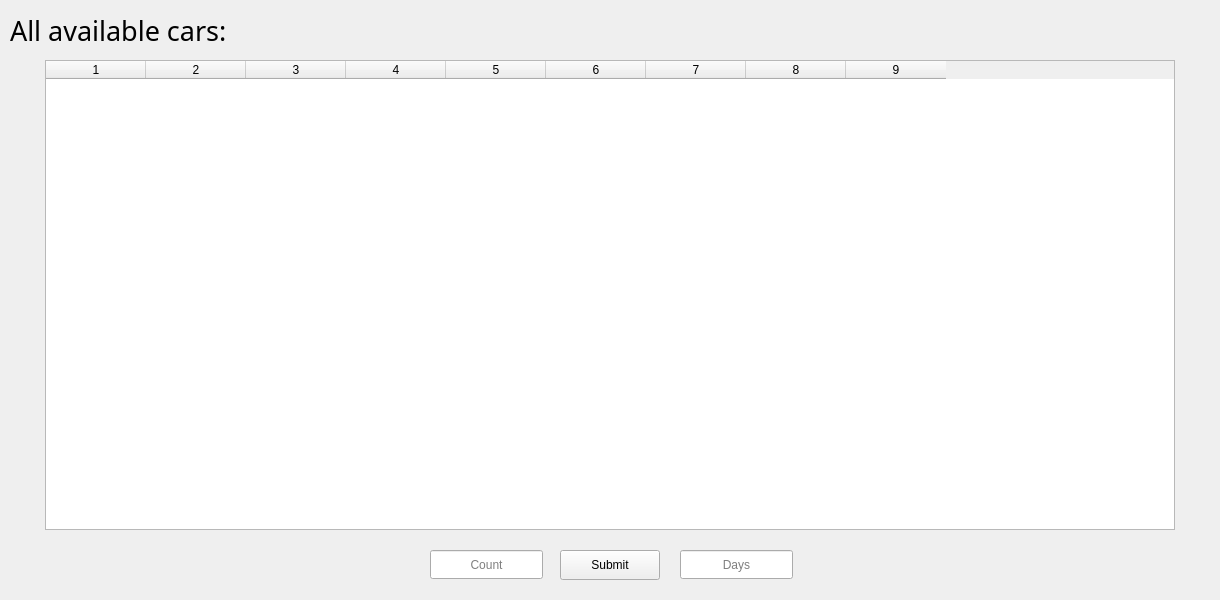
<?xml version="1.0" encoding="UTF-8"?>
<ui version="4.0">
 <class>CarsWindow</class>
 <widget class="QMainWindow" name="CarsWindow">
  <property name="geometry">
   <rect>
    <x>0</x>
    <y>0</y>
    <width>1220</width>
    <height>600</height>
   </rect>
  </property>
  <property name="windowTitle">
   <string>Cars</string>
  </property>
  <widget class="QWidget" name="centralwidget">
   <widget class="QTableWidget" name="cars_table">
    <property name="geometry">
     <rect>
      <x>45</x>
      <y>60</y>
      <width>1130</width>
      <height>470</height>
     </rect>
    </property>
    <property name="editTriggers">
     <set>QAbstractItemView::NoEditTriggers</set>
    </property>
    <property name="selectionMode">
     <enum>QAbstractItemView::SingleSelection</enum>
    </property>
    <property name="selectionBehavior">
     <enum>QAbstractItemView::SelectRows</enum>
    </property>
    <property name="horizontalScrollMode">
     <enum>QAbstractItemView::ScrollPerPixel</enum>
    </property>
    <property name="sortingEnabled">
     <bool>false</bool>
    </property>
    <property name="columnCount">
     <number>9</number>
    </property>
    <attribute name="verticalHeaderVisible">
     <bool>false</bool>
    </attribute>
    <column/>
    <column/>
    <column/>
    <column/>
    <column/>
    <column/>
    <column/>
    <column/>
    <column/>
   </widget>
   <widget class="QLabel" name="label">
    <property name="geometry">
     <rect>
      <x>10</x>
      <y>10</y>
      <width>301</width>
      <height>41</height>
     </rect>
    </property>
    <property name="font">
     <font>
      <family>Fira Sans</family>
      <pointsize>20</pointsize>
     </font>
    </property>
    <property name="text">
     <string>All available cars:</string>
    </property>
   </widget>
   <widget class="QPushButton" name="submit_button">
    <property name="geometry">
     <rect>
      <x>560</x>
      <y>550</y>
      <width>100</width>
      <height>30</height>
     </rect>
    </property>
    <property name="text">
     <string>Submit</string>
    </property>
   </widget>
   <widget class="QLineEdit" name="count_edit">
    <property name="geometry">
     <rect>
      <x>430</x>
      <y>550</y>
      <width>113</width>
      <height>29</height>
     </rect>
    </property>
    <property name="alignment">
     <set>Qt::AlignCenter</set>
    </property>
    <property name="placeholderText">
     <string>Count</string>
    </property>
   </widget>
   <widget class="QLineEdit" name="days_edit">
    <property name="geometry">
     <rect>
      <x>680</x>
      <y>550</y>
      <width>113</width>
      <height>29</height>
     </rect>
    </property>
    <property name="alignment">
     <set>Qt::AlignCenter</set>
    </property>
    <property name="placeholderText">
     <string>Days</string>
    </property>
   </widget>
  </widget>
 </widget>
 <resources/>
 <connections/>
</ui>
